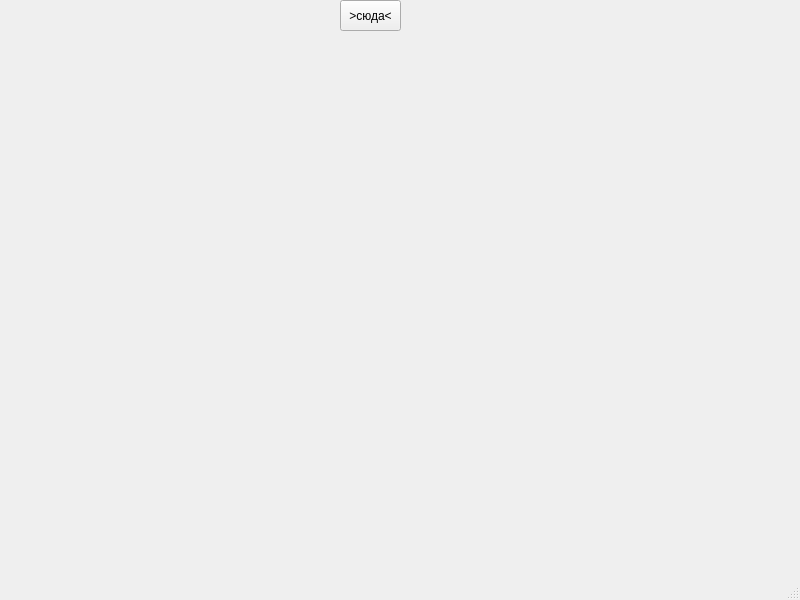
<?xml version="1.0" encoding="UTF-8"?>
<ui version="4.0">
 <class>MainWindow</class>
 <widget class="QMainWindow" name="MainWindow">
  <property name="geometry">
   <rect>
    <x>0</x>
    <y>0</y>
    <width>800</width>
    <height>600</height>
   </rect>
  </property>
  <property name="windowTitle">
   <string>MainWindow</string>
  </property>
  <widget class="QWidget" name="centralwidget">
   <widget class="QPushButton" name="pushButton">
    <property name="geometry">
     <rect>
      <x>340</x>
      <y>0</y>
      <width>61</width>
      <height>31</height>
     </rect>
    </property>
    <property name="text">
     <string>&gt;сюда&lt;</string>
    </property>
   </widget>
  </widget>
  <widget class="QMenuBar" name="menubar">
   <property name="geometry">
    <rect>
     <x>0</x>
     <y>0</y>
     <width>800</width>
     <height>21</height>
    </rect>
   </property>
  </widget>
  <widget class="QStatusBar" name="statusbar"/>
 </widget>
 <resources/>
 <connections/>
</ui>
